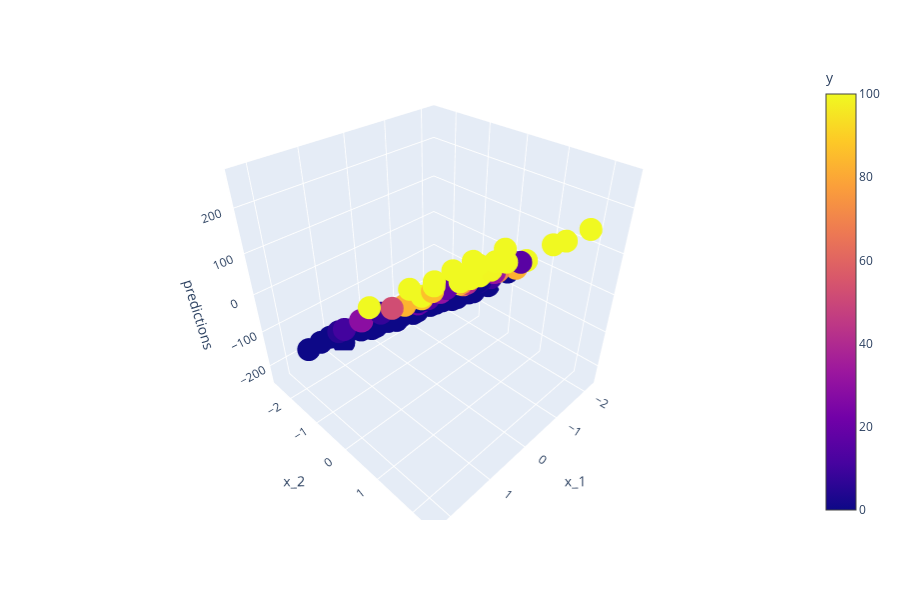

Notebook code for this chart:
### Code cell
import matplotlib.pyplot as plt
import pandas as pd
import plotly.express as px 

predictions = model(x, theta_final)
df["predictions"] = predictions

fig = px.scatter_3d(data_frame=df, x='x_1', y='x_2',z = 'y', color = 'y', range_color = [0, 100]) 
fig = px.scatter_3d(data_frame=df, x='x_1', y='x_2',z = 'predictions', color = 'y', range_color = [0, 100])
fig.show()
